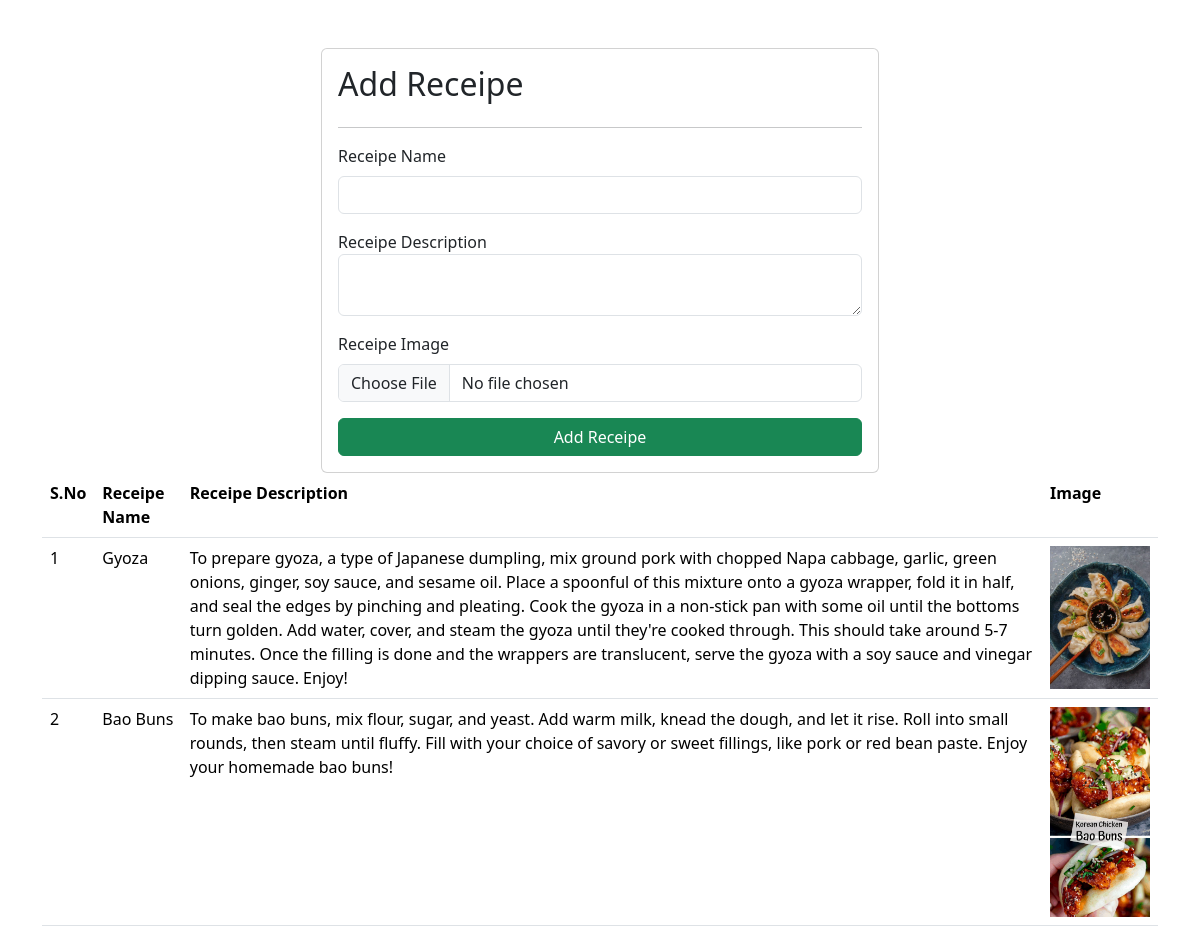
Screenshot of /receipes/ with the database file from the repository.
### vege/models.py (models this page shows, shortened)
class Receipe(models.Model):
    receipe_name = models.CharField(max_length=100)
    receipe_description = models.TextField()
    receipe_image = models.ImageField(upload_to="receipe")

### vege/views.py (the view, shortened to what this page needs)
# urls.py: path('receipes/',receipes,name="receipes")
def receipes(request):
    all_receipes = Receipe.objects.all()
    context = {'all_receipes':all_receipes}
    return render(request,'receipes.html',context)

### vege/templates/receipes.html (shortened to what this page needs)
{% extends "base.html" %}
{% block content %}
<div class="container mt-5">
    <form class="col-6 mx-auto card p-3" method="POST" enctype="multipart/form-data">
      <h2>Add Receipe</h2>
      <hr/>
        <div class="mb-3">
          <label for="receipename" class="form-label">Receipe Name</label>
          <input name="receipe_name" required type="text" class="form-control">
        </div>
        <div class="mb-3">
          <labelclass="form-label">Receipe Description</labelclass=>
          <textarea name="receipe_description" class="form-control" required ></textarea>
        </div>
        <div class="mb-3">
            <label class="form-label">Receipe Image</label>
            <input name="receipe_image" type="file" class="form-control">
          </div>
        <button type="submit" class="btn btn-success">Add Receipe</button>
      </form>
      <table class="table">
        <tr>
          <th scope="col">S.No</th>
          <th scope="col">Receipe Name</th>
          <th scope="col">Receipe Description</th>
          <th scope="col">Image</th>
        </tr>
        {% for receipe in all_receipes  %}
            <tr scope="row">
              <td>{{forloop.counter}}</td>
              <td>{{receipe.receipe_name}}</td>
              <td>{{receipe.receipe_description}}</td>
              <td><img src="{{ receipe.receipe_image.url }}" alt="{{receipe.receipe_name}}" width="100"></td>
            </tr>
        {% endfor %}
      </table>
</div>
{% endblock content %}

### home/templates/base.html (shortened to what this page needs)
<!DOCTYPE html>
<html>
    <head>
        <link rel="stylesheet" href="https://cdn.jsdelivr.net/npm/bootstrap@5.3.2/dist/css/bootstrap.min.css" >
    </head>
    <body>
        {% block content %}
        {% endblock content %}
    </body>
</html>

### rows the page displays
Receipe: receipe_name "Gyoza", receipe_description "To prepare gyoza, a type of Japanese dumpling, mix ground pork with chopped Napa cabbage, garlic, green onions, ginger, soy sauce, and sesame oil. Place a spoonful of this mixture onto a gyoza wrapper, fold it in half, and seal the edges by pinching and pleating. Cook the gyoza in a non-stick pan with some oil until the bottoms turn golden. Add water, cover, and steam the gyoza until they're cooked through. This should take around 5-7 minutes. Once the filling is done and the wrappers are translucent, serve the gyoza with a soy sauce and vinegar dipping sauce. Enjoy!", receipe_image (picture)
Receipe: receipe_name "Bao Buns", receipe_description "To make bao buns, mix flour, sugar, and yeast. Add warm milk, knead the dough, and let it rise. Roll into small rounds, then steam until fluffy. Fill with your choice of savory or sweet fillings, like pork or red bean paste. Enjoy your homemade bao buns!", receipe_image (picture)
